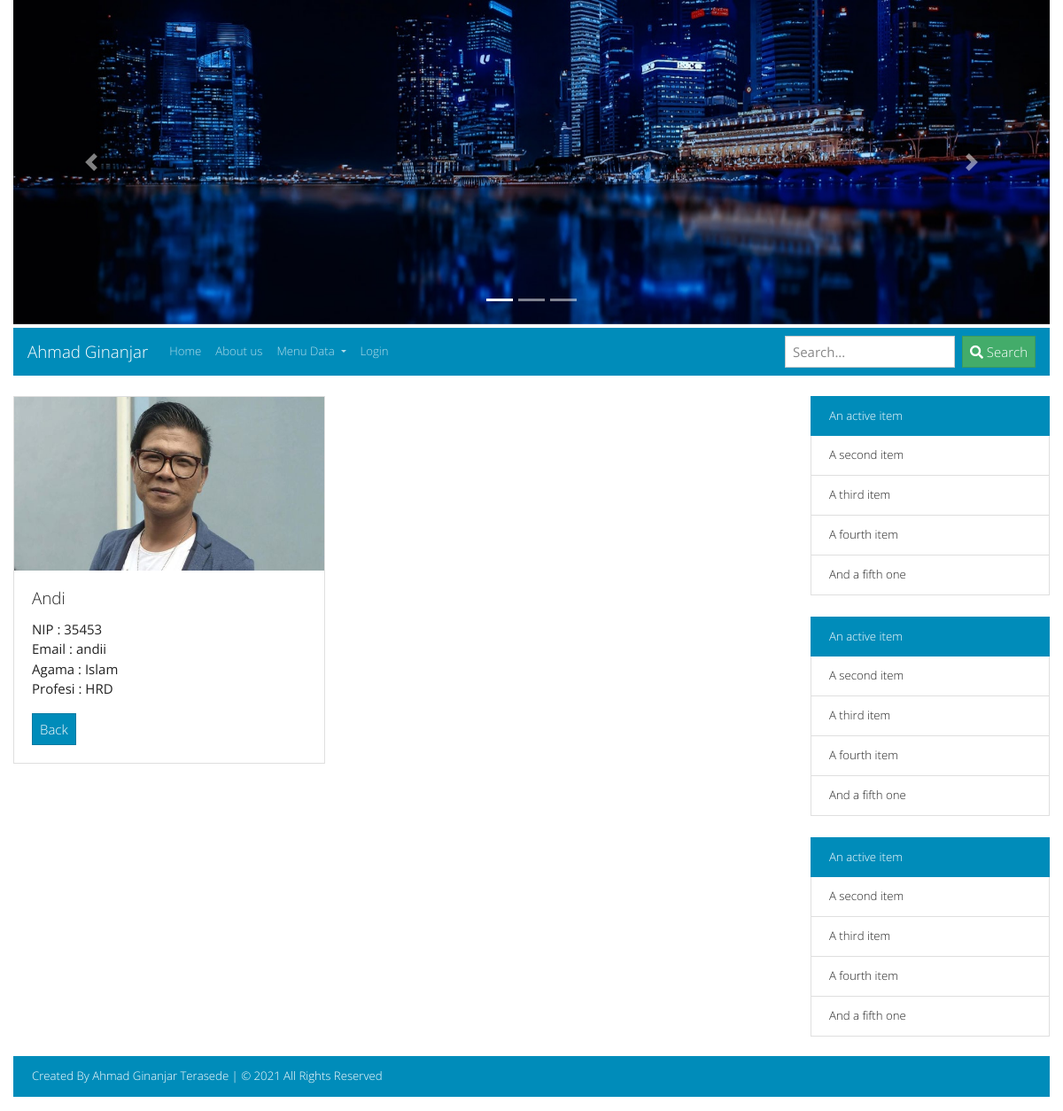
Screenshot of /index.php?hal=detailPegawai&id=6 with the database file from the repository.
### tables this page shows
CREATE TABLE `pegawai` (
  `id` int(11) NOT NULL,
  `nip` varchar(5) NOT NULL,
  `nama` varchar(45) NOT NULL,
  `email` varchar(5) NOT NULL,
  `agama` enum('Islam','Kristen Katholik','Kristen Protestan','Hindu','Budha','Khonghucu') NOT NULL,
  `iddivisi` int(11) NOT NULL,
  `foto` varchar(30) DEFAULT NULL
);

CREATE TABLE `divisi` (
  `id` int(11) NOT NULL,
  `nama` varchar(50) NOT NULL
);

### models/Pegawai.php (called while the page is built, shortened)
<?php
class Pegawai
{
    private $koneksi;
    public function __construct()
    {
        global $dbh;
        $this->koneksi = $dbh;
    }
    public function getPegawai($id)
    {
        $sql = "SELECT pegawai.*, divisi.nama AS profesi FROM pegawai
                INNER JOIN divisi ON divisi.id = pegawai.iddivisi
                WHERE pegawai.id = ?";
        $ps = $this->koneksi->prepare($sql);
        $ps->execute([$id]);
        $rs = $ps->fetch();
        return $rs;
    }
}

### detailPegawai.php (the view)
<?php
require_once 'models/Pegawai.php';
$id = $_REQUEST['id'];
$obj = new Pegawai();
$rs = $obj->getPegawai($id);
?>
<div class="card" style="width: 22rem;">
    <?php
    $gambar = (!empty($rs['foto'])) ? $rs['foto'] : "foto_kosong.png";
    ?>
    <img src="img/foto_pegawai/<?= $gambar ?>" width="40%" class="card-img-top">
    <div class="card-body">
        <h5 class="card-title"><?= $rs['nama'] ?></h5>
        <p class="card-text">
            NIP : <?= $rs['nip'] ?>
            <br />Email : <?= $rs['email'] ?>
            <br />Agama : <?= $rs['agama'] ?>
            <br />Profesi : <?= $rs['profesi'] ?>
        </p>
        <a href="index.php?hal=dataPegawai" class="btn btn-primary">Back</a>
    </div>
</div>

### rows the page displays
pegawai: foto (picture), nama "Andi", nip "35453", email "andii", agama "Islam", iddivisi.nama "HRD"
